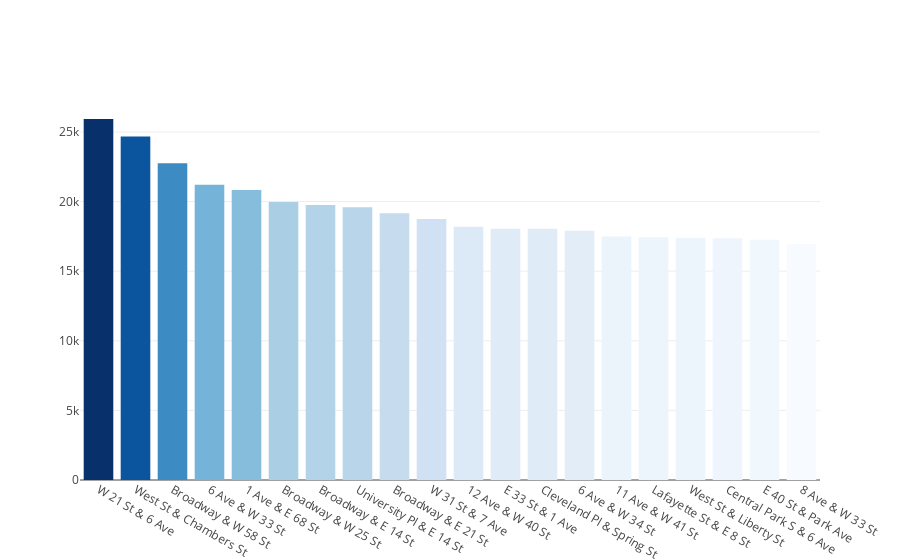

The notebook cell this image was saved under:
### Code cell
fig = go.Figure(go.Bar(x = top20['start_station_name'], y = top20['value'], marker={'color': top20['value'],'colorscale': 'Blues'}))
fig.show()

### Figure 1 — Plotly figure (JSON) as saved in the notebook; plotly's stock layout.template omitted (floating-point values rounded to 4 significant figures)
{"data": [{"marker": {"color": [25930, 24670, 22755, 21208, 20828, 19971, 19752, 19593, 19161, 18751, 18182, 18043, 18042, 17910, 17497, 17430, 17401, 17364, 17261, 16946], "colorscale": [[0, "rgb(247,251,255)"], [0.125, "rgb(222,235,247)"], [0.25, "rgb(198,219,239)"], [0.375, "rgb(158,202,225)"], [0.5, "rgb(107,174,214)"], [0.625, "rgb(66,146,198)"], [0.75, "rgb(33,113,181)"], [0.875, "rgb(8,81,156)"], [1, "rgb(8,48,107)"]]}, "type": "bar", "x": ["W 21 St & 6 Ave", "West St & Chambers St", "Broadway & W 58 St", "6 Ave & W 33 St", "1 Ave & E 68 St", "Broadway & W 25 St", "Broadway & E 14 St", "University Pl & E 14 St", "Broadway & E 21 St", "W 31 St & 7 Ave", "12 Ave & W 40 St", "E 33 St & 1 Ave", "Cleveland Pl & Spring St", "6 Ave & W 34 St", "11 Ave & W 41 St", "Lafayette St & E 8 St", "West St & Liberty St", "Central Park S & 6 Ave", "E 40 St & Park Ave", "8 Ave & W 33 St"], "y": [25930, 24670, 22755, 21208, 20828, 19971, 19752, 19593, 19161, 18751, 18182, 18043, 18042, 17910, 17497, 17430, 17401, 17364, 17261, 16946]}], "layout": {}}
